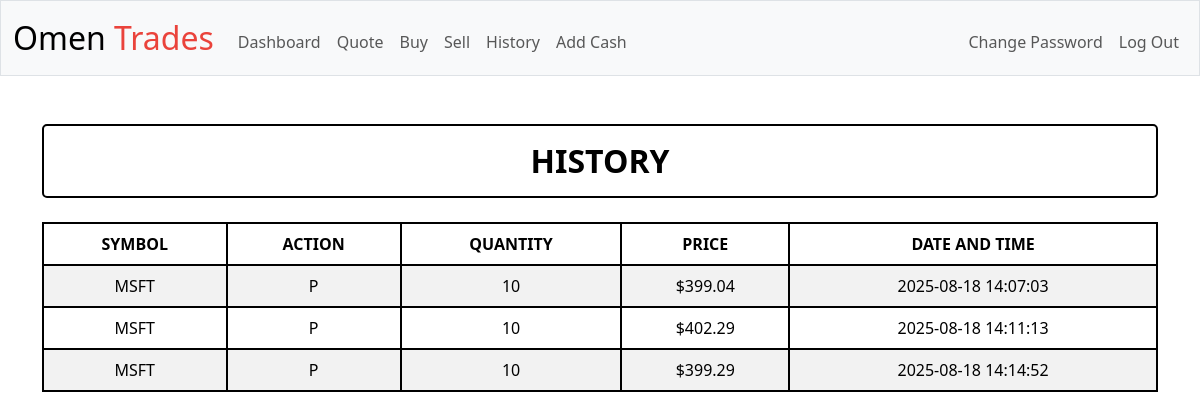
Page /history (signed in) on the earlier database version.
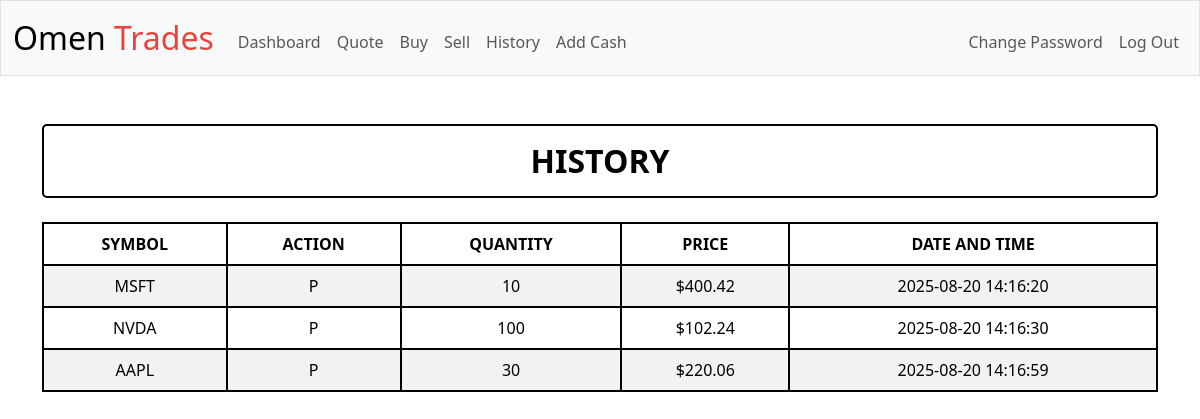
Same page on the later database version.
### tables this page shows
CREATE TABLE history (transaction_id INTEGER PRIMARY KEY AUTOINCREMENT NOT NULL,
user_id INTEGER NOT NULL,
company_name TEXT NOT NULL,
company_symbol TEXT NOT NULL,
action TEXT NOT NULL,
quantity INTEGER NOT NULL,
price INTEGER NOT NULL,
datetime BIGINT,
FOREIGN KEY(user_id) REFERENCES users(id));

### app.py (the view)
@app.route("/history")
@login_required
def history():
    context = db.execute("SELECT * FROM history WHERE user_id = ?", session["user_id"])
    return render_template("history.html", context=context)

### app.py (called while the page is built)
@app.after_request
def after_request(response):
    response.headers["Cache-Control"] = "no-cache, no-store, must-revalidate"
    response.headers["Expires"] = 0
    response.headers["Pragma"] = "no-cache"
    return response

### helpers.py (called while the page is built)
def login_required(f):
    @wraps(f)
    def decorated_function(*args, **kwargs):
        if session.get("user_id") is None:
            return redirect("/login")
        return f(*args, **kwargs)
    return decorated_function

def usd(value):
    return f"${value:,.2f}"

def convert_dt(dt):
    return datetime.fromtimestamp(dt)

### templates/history.html (shortened to what this page needs)
{% extends "layout.html" %}
{% block main %}
    <h2 class="text-center fw-bold py-3 mb-4" id="table_headings">
    HISTORY
    </h2>
    <table class="table table-striped table-bordered">
        <thead>
            <th class="col">SYMBOL</th>
            <th class="col"">ACTION</th>
            <th class="col">QUANTITY</th>
            <th class="col">PRICE</th>
            <th class="col">DATE AND TIME</th>
        </thead>
        <tbody>
            {% for history in context %}
            <tr>
                <td>{{ history["company_symbol"] }}</td>
                <td>{{ history["action"] }}</td>
                <td>{{ history["quantity"] }}</td>
                <td>{{ history["price"] | usd }}</td>
                <td>{{ history["datetime"] | convert_dt }}</td>
            </tr>
            {% endfor %}
         </tbody>
    </table>
    <br /> <br />
{% endblock %}

### templates/layout.html (shortened to what this page needs)
<!DOCTYPE html>
<html lang="en">
    <head>
        <link href="https://cdn.jsdelivr.net/npm/bootstrap@5.3.3/dist/css/bootstrap.min.css" rel="stylesheet">
        <link href="/static/styles.css" rel="stylesheet">
    </head>
    <body>
        <nav class="bg-light border navbar navbar-expand-md navbar-light">
            <div class="container-fluid">
                <a class="navbar-brand" href="/"><span class="black">Omen</span> <span class="red">Trades</span></a>
                <div class="collapse navbar-collapse" id="navbar">
                    {% if session["user_id"] %}
                        <ul class="navbar-nav me-auto mt-2">
                            <li class="nav-item"><a class="nav-link" href="/">Dashboard</a></li>
                            <li class="nav-item"><a class="nav-link" href="/quote">Quote</a></li>
                            <li class="nav-item"><a class="nav-link" href="/buy">Buy</a></li>
                            <li class="nav-item"><a class="nav-link" href="/sell">Sell</a></li>
                            <li class="nav-item"><a class="nav-link" href="/history">History</a></li>
                            <li class="nav-item"><a class="nav-link" href="/add_cash">Add Cash</a></li>
                        </ul>
                        <ul class="navbar-nav ms-auto mt-2">
                            <li class="nav-item"><a class="nav-link" href="/change-password">Change Password</a></li>
                            <li class="nav-item"><a class="nav-link" href="/logout">Log Out</a></li>
                        </ul>
                    {% else %}
                        <ul class="navbar-nav ms-auto mt-2">
                            <li class="nav-item"><a class="nav-link" href="/register">Register</a></li>
                            <li class="nav-item"><a class="nav-link" href="/login">Log In</a></li>
                        </ul>
                    {% endif %}
                </div>
            </div>
        </nav>
        <main class="container py-5 text-center">
            {% block main %}{% endblock %}
        </main>
    </body>
</html>

### static/styles.css (style rules this page uses)
nav .navbar-brand { font-size: xx-large; }
nav .navbar-brand .red { color: #ea433b; }
.table-bordered td, .table-bordered th { border: 2px solid black !important; }
#table_headings { background-color: white; color: black; border: 2px solid black; border-radius: 5px; }

Differences in the rows shown:
removed history: company_symbol "MSFT", action "P", quantity "10", price "$399.04", datetime|convert_dt "2025-08-18 14:07:03"
removed history: company_symbol "MSFT", action "P", quantity "10", price "$402.29", datetime|convert_dt "2025-08-18 14:11:13"
removed history: company_symbol "MSFT", action "P", quantity "10", price "$399.29", datetime|convert_dt "2025-08-18 14:14:52"
added history: company_symbol "MSFT", action "P", quantity "10", price "$400.42", datetime|convert_dt "2025-08-20 14:16:20"
added history: company_symbol "NVDA", action "P", quantity "100", price "$102.24", datetime|convert_dt "2025-08-20 14:16:30"
added history: company_symbol "AAPL", action "P", quantity "30", price "$220.06", datetime|convert_dt "2025-08-20 14:16:59"
